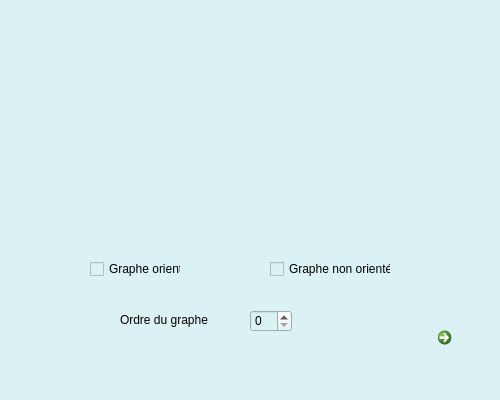
<?xml version="1.0" encoding="UTF-8"?>
<ui version="4.0">
 <class>Form</class>
 <widget class="QWidget" name="Form">
  <property name="windowModality">
   <enum>Qt::NonModal</enum>
  </property>
  <property name="geometry">
   <rect>
    <x>0</x>
    <y>0</y>
    <width>500</width>
    <height>400</height>
   </rect>
  </property>
  <property name="minimumSize">
   <size>
    <width>500</width>
    <height>400</height>
   </size>
  </property>
  <property name="maximumSize">
   <size>
    <width>500</width>
    <height>400</height>
   </size>
  </property>
  <property name="mouseTracking">
   <bool>true</bool>
  </property>
  <property name="tabletTracking">
   <bool>false</bool>
  </property>
  <property name="windowTitle">
   <string>acceuil</string>
  </property>
  <property name="windowIcon">
   <iconset>
    <normaloff>imgs/icon.png</normaloff>imgs/icon.png</iconset>
  </property>
  <property name="styleSheet">
   <string notr="true">background-color: rgb(219, 242, 244);
</string>
  </property>
  <property name="windowFilePath">
   <string/>
  </property>
  <widget class="QLabel" name="label">
   <property name="geometry">
    <rect>
     <x>-60</x>
     <y>0</y>
     <width>561</width>
     <height>251</height>
    </rect>
   </property>
   <property name="text">
    <string/>
   </property>
   <property name="pixmap">
    <pixmap>imgs/Graph-Theory.jpg</pixmap>
   </property>
   <property name="scaledContents">
    <bool>true</bool>
   </property>
  </widget>
  <widget class="QCheckBox" name="oriente">
   <property name="geometry">
    <rect>
     <x>90</x>
     <y>260</y>
     <width>91</width>
     <height>18</height>
    </rect>
   </property>
   <property name="text">
    <string>Graphe orienté</string>
   </property>
  </widget>
  <widget class="QCheckBox" name="nonoriente">
   <property name="geometry">
    <rect>
     <x>270</x>
     <y>260</y>
     <width>121</width>
     <height>18</height>
    </rect>
   </property>
   <property name="text">
    <string>Graphe non orienté</string>
   </property>
  </widget>
  <widget class="QCommandLinkButton" name="star">
   <property name="enabled">
    <bool>true</bool>
   </property>
   <property name="geometry">
    <rect>
     <x>430</x>
     <y>320</y>
     <width>61</width>
     <height>61</height>
    </rect>
   </property>
   <property name="focusPolicy">
    <enum>Qt::WheelFocus</enum>
   </property>
   <property name="autoFillBackground">
    <bool>false</bool>
   </property>
   <property name="styleSheet">
    <string notr="true">background-color: rgb(189, 223, 255);
background-color: rgb(137, 168, 255);</string>
   </property>
   <property name="text">
    <string/>
   </property>
   <property name="icon">
    <iconset>
     <normaloff>imgs/iconstar.png</normaloff>imgs/iconstar.png</iconset>
   </property>
   <property name="iconSize">
    <size>
     <width>40</width>
     <height>40</height>
    </size>
   </property>
   <property name="checkable">
    <bool>false</bool>
   </property>
   <property name="checked">
    <bool>false</bool>
   </property>
   <property name="autoExclusive">
    <bool>false</bool>
   </property>
   <property name="autoDefault">
    <bool>false</bool>
   </property>
  </widget>
  <widget class="QSpinBox" name="ordegraphe">
   <property name="geometry">
    <rect>
     <x>250</x>
     <y>310</y>
     <width>42</width>
     <height>22</height>
    </rect>
   </property>
  </widget>
  <widget class="QLabel" name="label_2">
   <property name="geometry">
    <rect>
     <x>120</x>
     <y>310</y>
     <width>91</width>
     <height>20</height>
    </rect>
   </property>
   <property name="text">
    <string>Ordre du graphe :</string>
   </property>
  </widget>
  <zorder>star</zorder>
  <zorder>label</zorder>
  <zorder>oriente</zorder>
  <zorder>nonoriente</zorder>
  <zorder>ordegraphe</zorder>
  <zorder>label_2</zorder>
 </widget>
 <resources>
  <include location="acceuil.qrc"/>
 </resources>
 <connections/>
</ui>
